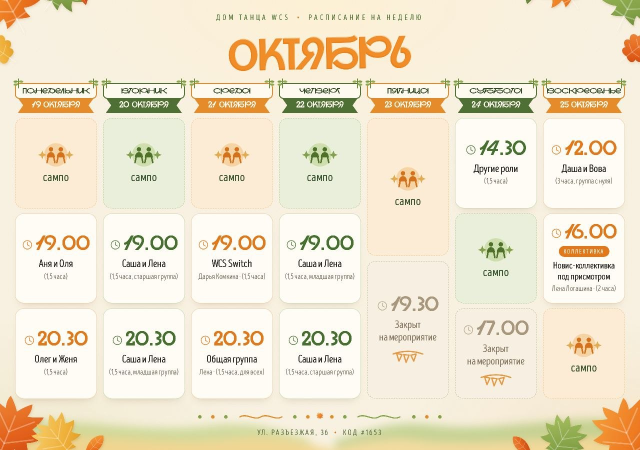
#> input picture schedule.jpg, 1280 x 900 px (shown at 1/2 size)
$ python update_week.py schedule.jpg
#> lines starting #> are read from the running program, lines starting #| are printed output that depends on the picture
#!/usr/bin/env python3
"""
Читает картинку расписания (schedule.jpg) и собирает короткую сводку недели
для блока «Неделя в Доме» на сайте — week.json.

Как работает:
  1. Распознаёт текст на картинке (Tesseract OCR, русский + английский).
  2. Находит заголовки дней (ПОНЕДЕЛЬНИК … ВОСКРЕСЕНЬЕ) и по ним — колонки.
  3. Внутри колонки собирает слова в карточки и превращает каждую карточку
     в короткую подпись: «Новая группа», «Старшая», «1 уровень», «Свитч»,
     «Вечеринка в Доме», «Мероприятие», «Сампо» и т.д.

Запускается из GitHub Actions после update_content.py. Если картинка не
менялась — ничего не делает. Если распознать неделю уверенно не вышло —
week.json не трогает, и сайт показывает обычную неделю из базового шаблона.
"""
import csv
import datetime as dt
import hashlib
import io
import json
import os
import re
import subprocess
import sys
import tempfile


REPO_ROOT = os.path.dirname(os.path.dirname(os.path.abspath(__file__)))
SCHEDULE_IMAGE = os.path.join(REPO_ROOT, "schedule.jpg")
SCHEDULE_META = os.path.join(REPO_ROOT, "schedule-meta.json")
WEEK_FILE = os.path.join(REPO_ROOT, "week.json")

DAYS = [
    ("Пн", ("ПОНЕД", "ПОНЕ", "НЕДЕЛЬН")),
    ("Вт", ("ВТОРН", "ВТОР")),
    ("Ср", ("СРЕД",)),
    ("Чт", ("ЧЕТВ", "ЧЕТВЕР")),
    ("Пт", ("ПЯТН", "ЯТНИЦ")),
    ("Сб", ("СУББ", "УББОТ")),
    ("Вс", ("ВОСКР", "СКРЕС")),
]
MONTHS = {"январ": 1, "феврал": 2, "март": 3, "апрел": 4, "мая": 5, "май": 5, "июн": 6,
          "июл": 7, "август": 8, "сентябр": 9, "октябр": 10, "ноябр": 11, "декабр": 12}

# Латинские буквы, похожие на кириллицу (OCR иногда путает «УРОВЕНЬ» с «YPOBEHb»)
HOMO = str.maketrans("ABCEHKMOPTXYaceopxyb3", "АВСЕНКМОРТХУасеорхуЬЗ")

TIME_RE = re.compile(r"\b([01]?\d|2[0-3])[.:,]([0-5]\d)\b")


def ocr_words(img, langs):
    """Прогоняет Tesseract и возвращает слова с координатами (в пикселях исходной картинки)."""
    from PIL import Image
    scale = 2
    big = img.resize((img.width * scale, img.height * scale), Image.LANCZOS)
    with tempfile.TemporaryDirectory() as tmp:
        src = os.path.join(tmp, "in.png")
        big.save(src)
        base = os.path.join(tmp, "out")
        subprocess.run(["tesseract", src, base, "-l", langs, "--psm", "11", "tsv"],
                       check=True, stdout=subprocess.DEVNULL, stderr=subprocess.DEVNULL)
        with open(base + ".tsv", encoding="utf-8") as f:
            rows = list(csv.DictReader(f, delimiter="\t", quoting=csv.QUOTE_NONE))
    words = []
    for r in rows:
        text = (r.get("text") or "").strip()
        try:
            conf = float(r["conf"])
        except (TypeError, ValueError):
            continue
        if not text or conf < 55:
            continue
        x, y, w, h = (int(r[k]) / scale for k in ("left", "top", "width", "height"))
        words.append({"text": text, "conf": conf, "x": x, "y": y, "w": w, "h": h,
                      "cx": x + w / 2, "cy": y + h / 2})
    return words


# [16 lines left out: function merge, not called in this run]


def norm(t):
    return t.upper().translate(HOMO).replace("Ё", "Е")


# [165 lines left out: functions is_meaningful, find_headers, column_centers, label_for, fallback_label, build_days and 1 more, not called in this run]


def up_to_date(sha):
    if not os.path.exists(WEEK_FILE):
        return False
    try:
        with open(WEEK_FILE, encoding="utf-8") as f:
            return json.load(f).get("source_sha1") == sha
    except (ValueError, OSError):
        return False


def main():
    if not os.path.exists(SCHEDULE_IMAGE):
        print("no" if "--need" in sys.argv else "Нет schedule.jpg — пропускаю.")
        return
    with open(SCHEDULE_IMAGE, "rb") as f:
        raw = f.read()
    sha = hashlib.sha1(raw).hexdigest()
    if "--need" in sys.argv:          # для GitHub Actions: нужно ли вообще распознавать
        print("no" if up_to_date(sha) else "yes")
        return
    if up_to_date(sha) and "--force" not in sys.argv:
        print("Картинка расписания не менялась — week.json актуален.")
        return

    from PIL import Image, ImageOps
    img = ImageOps.grayscale(Image.open(io.BytesIO(raw)))
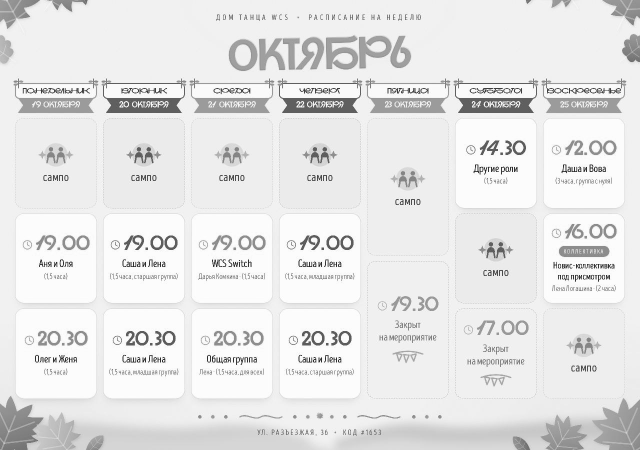
#> img: PIL image 1280x900 L (shown at 1/2 size); min 5, max 255, mean 229.6
    scale = img.height / 853
#> scale = 1.06
    words = merge(ocr_words(img, "rus"), ocr_words(img, "rus+eng"))
#> in ocr_words, `big = img.resize((img.width * scale, img.height * scale), Image.LANCZOS)`:
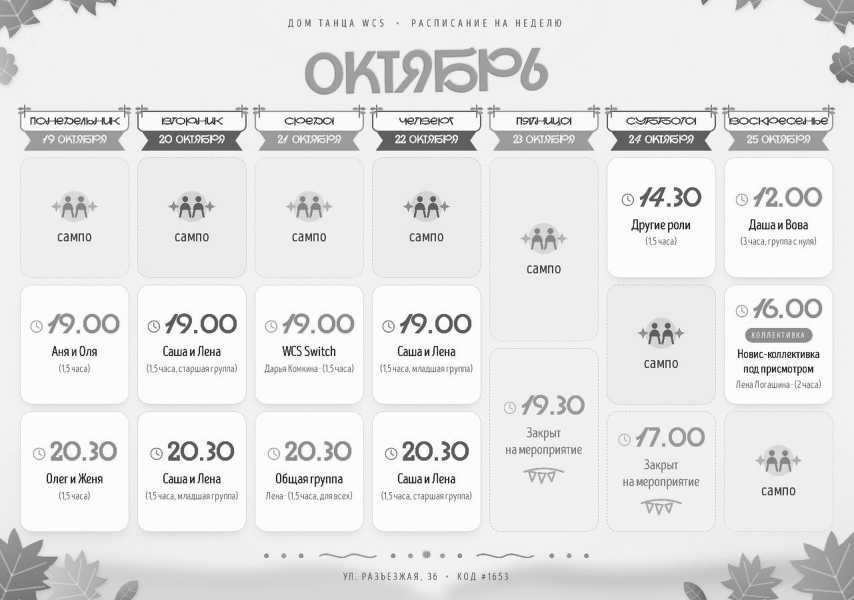
#> big: PIL image 2560x1800 L (shown at 1/3 size); min 0, max 255, mean 229.5
    headers = find_headers(words)
    if len(headers) < 4:
        print(f"Нашёл только {len(headers)} заголовка дней — не уверен, week.json не трогаю.")
        return
    centers, col_w = column_centers(headers, img.width)
    header_bottom = max(h["y"] + h["h"] for h in headers.values()) + 30 * scale
    days = build_days(words, centers, col_w, header_bottom, img.height)
    filled = sum(1 for d in days if d["items"])
    if filled < 5:
        print(f"Распознал только {filled} дней из 7 — week.json не трогаю.")
        return

    meta_date = dt.date.today()
    if os.path.exists(SCHEDULE_META):
        try:
            with open(SCHEDULE_META, encoding="utf-8") as f:
                meta_date = dt.datetime.fromisoformat(json.load(f)["updated"]).date()
        except (ValueError, KeyError, OSError):
            pass
    monday = week_start_from(words, headers, meta_date, scale)

    data = {
        "updated": dt.datetime.now(dt.timezone.utc).isoformat(),
        "week_start": monday.isoformat(),
        "source_sha1": sha,
        "days": days,
    }
    with open(WEEK_FILE, "w", encoding="utf-8") as f:
        json.dump(data, f, ensure_ascii=False, indent=2)
    print("week.json обновлён:")
    for d in days:
        print(" ", d["day"], "·", ", ".join(i["label"] + (" " + i["time"] if "time" in i else "") for i in d["items"]))


if __name__ == "__main__":
#> (the run stopped early here; a loop or call above may not have finished)
